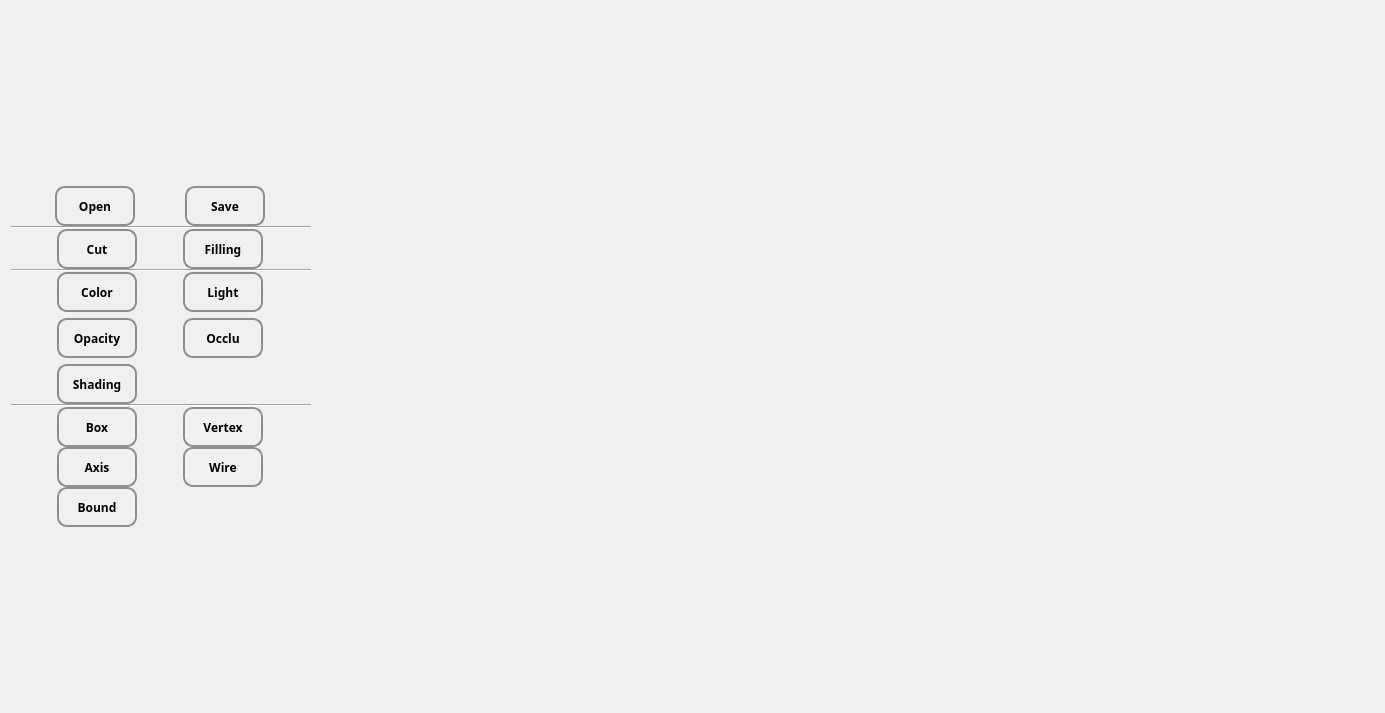
<?xml version="1.0" encoding="UTF-8"?>
<ui version="4.0">
 <class>STLViewer</class>
 <widget class="QWidget" name="STLViewer">
  <property name="geometry">
   <rect>
    <x>0</x>
    <y>0</y>
    <width>1385</width>
    <height>713</height>
   </rect>
  </property>
  <property name="windowTitle">
   <string>STLViewer</string>
  </property>
  <property name="styleSheet">
   <string notr="true">QWidget{

background-color: rgb(240, 240, 240);
}

QToolButton
{
   border: 2px solid #8f8f91;
    border-radius: 10px;
   
}
</string>
  </property>
  <layout class="QGridLayout" name="gridLayout">
   <item row="0" column="0">
    <layout class="QHBoxLayout" name="horizontalLayout">
     <property name="spacing">
      <number>0</number>
     </property>
     <item>
      <widget class="QWidget" name="widget" native="true">
       <property name="maximumSize">
        <size>
         <width>300</width>
         <height>16777215</height>
        </size>
       </property>
       <layout class="QVBoxLayout" name="verticalLayout_2">
        <property name="spacing">
         <number>0</number>
        </property>
        <property name="leftMargin">
         <number>0</number>
        </property>
        <property name="topMargin">
         <number>0</number>
        </property>
        <property name="rightMargin">
         <number>0</number>
        </property>
        <property name="bottomMargin">
         <number>0</number>
        </property>
        <item>
         <layout class="QVBoxLayout" name="verticalLayout">
          <item>
           <spacer name="verticalSpacer_7">
            <property name="orientation">
             <enum>Qt::Vertical</enum>
            </property>
            <property name="sizeHint" stdset="0">
             <size>
              <width>20</width>
              <height>40</height>
             </size>
            </property>
           </spacer>
          </item>
          <item>
           <layout class="QGridLayout" name="gridLayout_2">
            <property name="horizontalSpacing">
             <number>6</number>
            </property>
            <property name="verticalSpacing">
             <number>0</number>
            </property>
            <item row="0" column="0">
             <widget class="QToolButton" name="OpentoolButton">
              <property name="minimumSize">
               <size>
                <width>80</width>
                <height>40</height>
               </size>
              </property>
              <property name="font">
               <font>
                <family>Arial Black</family>
                <weight>75</weight>
                <bold>true</bold>
               </font>
              </property>
              <property name="styleSheet">
               <string notr="true">QToolButton:hover
{
	    color: rgb(12, 12, 255);
       	border-radius: 15px;
        outline: 0;
        background: 0 0;
        border: 2px solid #000;
        font-size: 16px;
        line-height: 1.5;
        padding: 1px 10px;
}</string>
              </property>
              <property name="text">
               <string>Open</string>
              </property>
              <property name="icon">
               <iconset resource="../rss/3DView.qrc">
                <normaloff>:/image/Open.png</normaloff>:/image/Open.png</iconset>
              </property>
              <property name="iconSize">
               <size>
                <width>30</width>
                <height>30</height>
               </size>
              </property>
              <property name="toolButtonStyle">
               <enum>Qt::ToolButtonTextUnderIcon</enum>
              </property>
             </widget>
            </item>
            <item row="0" column="1">
             <widget class="QToolButton" name="SavetoolButton">
              <property name="minimumSize">
               <size>
                <width>80</width>
                <height>40</height>
               </size>
              </property>
              <property name="font">
               <font>
                <family>Arial Black</family>
                <weight>75</weight>
                <bold>true</bold>
               </font>
              </property>
              <property name="styleSheet">
               <string notr="true">QToolButton:hover
{
	    color: rgb(12, 12, 255);
       	border-radius: 15px;
        outline: 0;
        background: 0 0;
        border: 2px solid #000;
        font-size: 16px;
        line-height: 1.5;
        padding: 1px 10px;
}</string>
              </property>
              <property name="text">
               <string>Save</string>
              </property>
              <property name="icon">
               <iconset resource="../rss/3DView.qrc">
                <normaloff>:/image/Save.png</normaloff>:/image/Save.png</iconset>
              </property>
              <property name="iconSize">
               <size>
                <width>30</width>
                <height>30</height>
               </size>
              </property>
              <property name="toolButtonStyle">
               <enum>Qt::ToolButtonTextUnderIcon</enum>
              </property>
             </widget>
            </item>
           </layout>
          </item>
          <item>
           <widget class="Line" name="line_5">
            <property name="orientation">
             <enum>Qt::Horizontal</enum>
            </property>
           </widget>
          </item>
          <item>
           <layout class="QGridLayout" name="gridLayout_3">
            <item row="0" column="0">
             <widget class="QToolButton" name="CuttoolButton">
              <property name="sizePolicy">
               <sizepolicy hsizetype="Fixed" vsizetype="Fixed">
                <horstretch>0</horstretch>
                <verstretch>0</verstretch>
               </sizepolicy>
              </property>
              <property name="minimumSize">
               <size>
                <width>80</width>
                <height>40</height>
               </size>
              </property>
              <property name="font">
               <font>
                <family>Arial Black</family>
                <weight>75</weight>
                <bold>true</bold>
               </font>
              </property>
              <property name="mouseTracking">
               <bool>true</bool>
              </property>
              <property name="styleSheet">
               <string notr="true">QToolButton:hover
{
	    color: rgb(12, 12, 255);
       	border-radius: 15px;
        outline: 0;
        background: 0 0;
        border: 2px solid #000;
        font-size: 16px;
        line-height: 1.5;
        padding: 1px 10px;
}</string>
              </property>
              <property name="text">
               <string>Cut</string>
              </property>
              <property name="icon">
               <iconset resource="../rss/3DView.qrc">
                <normaloff>:/image/cut.png</normaloff>:/image/cut.png</iconset>
              </property>
              <property name="iconSize">
               <size>
                <width>30</width>
                <height>30</height>
               </size>
              </property>
              <property name="checkable">
               <bool>false</bool>
              </property>
              <property name="toolButtonStyle">
               <enum>Qt::ToolButtonTextUnderIcon</enum>
              </property>
              <property name="arrowType">
               <enum>Qt::NoArrow</enum>
              </property>
             </widget>
            </item>
            <item row="0" column="1">
             <widget class="QToolButton" name="FillingtoolButton">
              <property name="minimumSize">
               <size>
                <width>80</width>
                <height>40</height>
               </size>
              </property>
              <property name="font">
               <font>
                <family>Arial Black</family>
                <weight>75</weight>
                <bold>true</bold>
               </font>
              </property>
              <property name="styleSheet">
               <string notr="true">QToolButton:hover
{
	    color: rgb(12, 12, 255);
       	border-radius: 15px;
        outline: 0;
        background: 0 0;
        border: 2px solid #000;
        font-size: 16px;
        line-height: 1.5;
        padding: 1px 10px;
}</string>
              </property>
              <property name="text">
               <string>Filling</string>
              </property>
              <property name="icon">
               <iconset resource="../rss/3DView.qrc">
                <normaloff>:/image/filling.png</normaloff>:/image/filling.png</iconset>
              </property>
              <property name="iconSize">
               <size>
                <width>30</width>
                <height>30</height>
               </size>
              </property>
              <property name="toolButtonStyle">
               <enum>Qt::ToolButtonTextUnderIcon</enum>
              </property>
             </widget>
            </item>
           </layout>
          </item>
          <item>
           <widget class="Line" name="line_6">
            <property name="orientation">
             <enum>Qt::Horizontal</enum>
            </property>
           </widget>
          </item>
          <item>
           <layout class="QGridLayout" name="gridLayout_4">
            <property name="horizontalSpacing">
             <number>0</number>
            </property>
            <property name="verticalSpacing">
             <number>6</number>
            </property>
            <item row="0" column="0">
             <widget class="QToolButton" name="ColortoolButton">
              <property name="minimumSize">
               <size>
                <width>80</width>
                <height>40</height>
               </size>
              </property>
              <property name="font">
               <font>
                <family>Arial Black</family>
                <weight>75</weight>
                <bold>true</bold>
               </font>
              </property>
              <property name="styleSheet">
               <string notr="true">QToolButton:hover
{
	    color: rgb(12, 12, 255);
       	border-radius: 15px;
        outline: 0;
        background: 0 0;
        border: 2px solid #000;
        font-size: 16px;
        line-height: 1.5;
        padding: 1px 10px;
}</string>
              </property>
              <property name="text">
               <string>Color</string>
              </property>
              <property name="icon">
               <iconset resource="../rss/3DView.qrc">
                <normaloff>:/image/Color.png</normaloff>:/image/Color.png</iconset>
              </property>
              <property name="iconSize">
               <size>
                <width>30</width>
                <height>30</height>
               </size>
              </property>
              <property name="toolButtonStyle">
               <enum>Qt::ToolButtonTextUnderIcon</enum>
              </property>
             </widget>
            </item>
            <item row="1" column="1">
             <widget class="QToolButton" name="OcclusiontoolButton">
              <property name="minimumSize">
               <size>
                <width>80</width>
                <height>40</height>
               </size>
              </property>
              <property name="font">
               <font>
                <family>Arial Black</family>
                <weight>75</weight>
                <bold>true</bold>
               </font>
              </property>
              <property name="styleSheet">
               <string notr="true">QToolButton:hover
{
	    color: rgb(12, 12, 255);
       	border-radius: 15px;
        outline: 0;
        background: 0 0;
        border: 2px solid #000;
        font-size: 16px;
        line-height: 1.5;
        padding: 1px 10px;
}</string>
              </property>
              <property name="text">
               <string>Occlu</string>
              </property>
              <property name="icon">
               <iconset resource="../rss/3DView.qrc">
                <normaloff>:/image/oc.png</normaloff>:/image/oc.png</iconset>
              </property>
              <property name="iconSize">
               <size>
                <width>30</width>
                <height>30</height>
               </size>
              </property>
              <property name="toolButtonStyle">
               <enum>Qt::ToolButtonTextUnderIcon</enum>
              </property>
             </widget>
            </item>
            <item row="0" column="1">
             <widget class="QToolButton" name="LighttoolButton">
              <property name="minimumSize">
               <size>
                <width>80</width>
                <height>40</height>
               </size>
              </property>
              <property name="font">
               <font>
                <family>Arial Black</family>
                <weight>75</weight>
                <bold>true</bold>
               </font>
              </property>
              <property name="styleSheet">
               <string notr="true">QToolButton:hover
{
	    color: rgb(12, 12, 255);
       	border-radius: 15px;
        outline: 0;
        background: 0 0;
        border: 2px solid #000;
        font-size: 16px;
        line-height: 1.5;
        padding: 1px 10px;
}</string>
              </property>
              <property name="text">
               <string>Light</string>
              </property>
              <property name="icon">
               <iconset resource="../rss/3DView.qrc">
                <normaloff>:/image/LightColor.png</normaloff>:/image/LightColor.png</iconset>
              </property>
              <property name="iconSize">
               <size>
                <width>30</width>
                <height>30</height>
               </size>
              </property>
              <property name="toolButtonStyle">
               <enum>Qt::ToolButtonTextUnderIcon</enum>
              </property>
             </widget>
            </item>
            <item row="1" column="0">
             <widget class="QToolButton" name="OpacitytoolButton">
              <property name="minimumSize">
               <size>
                <width>80</width>
                <height>40</height>
               </size>
              </property>
              <property name="font">
               <font>
                <family>Arial Black</family>
                <weight>75</weight>
                <bold>true</bold>
               </font>
              </property>
              <property name="styleSheet">
               <string notr="true">QToolButton:hover
{
	    color: rgb(12, 12, 255);
       	border-radius: 15px;
        outline: 0;
        background: 0 0;
        border: 2px solid #000;
        font-size: 14px;
        line-height: 1.5;
        padding: 1px 10px;
}</string>
              </property>
              <property name="text">
               <string>Opacity</string>
              </property>
              <property name="icon">
               <iconset resource="../rss/3DView.qrc">
                <normaloff>:/image/Opacity.png</normaloff>:/image/Opacity.png</iconset>
              </property>
              <property name="iconSize">
               <size>
                <width>30</width>
                <height>30</height>
               </size>
              </property>
              <property name="toolButtonStyle">
               <enum>Qt::ToolButtonTextUnderIcon</enum>
              </property>
             </widget>
            </item>
            <item row="2" column="0">
             <widget class="QToolButton" name="ShadingtoolButton">
              <property name="minimumSize">
               <size>
                <width>80</width>
                <height>40</height>
               </size>
              </property>
              <property name="font">
               <font>
                <family>Arial Black</family>
                <weight>75</weight>
                <bold>true</bold>
               </font>
              </property>
              <property name="styleSheet">
               <string notr="true">QToolButton:hover
{
	    color: rgb(12, 12, 255);
       	border-radius: 15px;
        outline: 0;
        background: 0 0;
        border: 2px solid #000;
        font-size: 14px;
        line-height: 1.5;
        padding: 1px 8px;
}</string>
              </property>
              <property name="text">
               <string>Shading</string>
              </property>
              <property name="icon">
               <iconset resource="../rss/3DView.qrc">
                <normaloff>:/image/Sha.png</normaloff>:/image/Sha.png</iconset>
              </property>
              <property name="iconSize">
               <size>
                <width>30</width>
                <height>30</height>
               </size>
              </property>
              <property name="toolButtonStyle">
               <enum>Qt::ToolButtonTextUnderIcon</enum>
              </property>
             </widget>
            </item>
           </layout>
          </item>
          <item>
           <widget class="Line" name="line_7">
            <property name="orientation">
             <enum>Qt::Horizontal</enum>
            </property>
           </widget>
          </item>
          <item>
           <layout class="QGridLayout" name="gridLayout_5">
            <item row="0" column="0">
             <widget class="QToolButton" name="BoxtoolButton">
              <property name="minimumSize">
               <size>
                <width>80</width>
                <height>40</height>
               </size>
              </property>
              <property name="font">
               <font>
                <family>Arial Black</family>
                <weight>75</weight>
                <bold>true</bold>
               </font>
              </property>
              <property name="styleSheet">
               <string notr="true">QToolButton:hover
{
	    color: rgb(12, 12, 255);
       	border-radius: 15px;
        outline: 0;
        background: 0 0;
        border: 2px solid #000;
        font-size: 16px;
        line-height: 1.5;
        padding: 1px 10px;
}</string>
              </property>
              <property name="text">
               <string>Box</string>
              </property>
              <property name="icon">
               <iconset resource="../rss/3DView.qrc">
                <normaloff>:/image/Box.png</normaloff>:/image/Box.png</iconset>
              </property>
              <property name="iconSize">
               <size>
                <width>30</width>
                <height>30</height>
               </size>
              </property>
              <property name="toolButtonStyle">
               <enum>Qt::ToolButtonTextUnderIcon</enum>
              </property>
             </widget>
            </item>
            <item row="0" column="1">
             <widget class="QToolButton" name="VertextoolButton">
              <property name="minimumSize">
               <size>
                <width>80</width>
                <height>40</height>
               </size>
              </property>
              <property name="font">
               <font>
                <family>Arial Black</family>
                <weight>75</weight>
                <bold>true</bold>
               </font>
              </property>
              <property name="styleSheet">
               <string notr="true">QToolButton:hover
{
	    color: rgb(12, 12, 255);
       	border-radius: 15px;
        outline: 0;
        background: 0 0;
        border: 2px solid #000;
        font-size: 14px;
        line-height: 1.5;
        padding: 1px 10px;
}</string>
              </property>
              <property name="text">
               <string>Vertex</string>
              </property>
              <property name="icon">
               <iconset resource="../rss/3DView.qrc">
                <normaloff>:/image/Vertex.png</normaloff>:/image/Vertex.png</iconset>
              </property>
              <property name="iconSize">
               <size>
                <width>30</width>
                <height>30</height>
               </size>
              </property>
              <property name="toolButtonStyle">
               <enum>Qt::ToolButtonTextUnderIcon</enum>
              </property>
             </widget>
            </item>
            <item row="1" column="1">
             <widget class="QToolButton" name="WiretoolButton">
              <property name="minimumSize">
               <size>
                <width>80</width>
                <height>40</height>
               </size>
              </property>
              <property name="font">
               <font>
                <family>Arial Black</family>
                <weight>75</weight>
                <bold>true</bold>
               </font>
              </property>
              <property name="styleSheet">
               <string notr="true">QToolButton:hover
{
	    color: rgb(12, 12, 255);
       	border-radius: 15px;
        outline: 0;
        background: 0 0;
        border: 2px solid #000;
        font-size: 16px;
        line-height: 1.5;
        padding: 1px 10px;
}</string>
              </property>
              <property name="text">
               <string>Wire</string>
              </property>
              <property name="icon">
               <iconset resource="../rss/3DView.qrc">
                <normaloff>:/image/LineView.png</normaloff>:/image/LineView.png</iconset>
              </property>
              <property name="iconSize">
               <size>
                <width>30</width>
                <height>30</height>
               </size>
              </property>
              <property name="toolButtonStyle">
               <enum>Qt::ToolButtonTextUnderIcon</enum>
              </property>
             </widget>
            </item>
            <item row="1" column="0">
             <widget class="QToolButton" name="AxistoolButton">
              <property name="minimumSize">
               <size>
                <width>80</width>
                <height>40</height>
               </size>
              </property>
              <property name="font">
               <font>
                <family>Arial Black</family>
                <weight>75</weight>
                <bold>true</bold>
               </font>
              </property>
              <property name="styleSheet">
               <string notr="true">QToolButton:hover
{
	    color: rgb(12, 12, 255);
       	border-radius: 15px;
        outline: 0;
        background: 0 0;
        border: 2px solid #000;
        font-size: 16px;
        line-height: 1.5;
        padding: 1px 10px;
}</string>
              </property>
              <property name="text">
               <string>Axis</string>
              </property>
              <property name="icon">
               <iconset resource="../rss/3DView.qrc">
                <normaloff>:/image/Axis.png</normaloff>:/image/Axis.png</iconset>
              </property>
              <property name="iconSize">
               <size>
                <width>30</width>
                <height>30</height>
               </size>
              </property>
              <property name="toolButtonStyle">
               <enum>Qt::ToolButtonTextUnderIcon</enum>
              </property>
             </widget>
            </item>
            <item row="2" column="0">
             <widget class="QToolButton" name="BoundarytoolButton">
              <property name="minimumSize">
               <size>
                <width>80</width>
                <height>40</height>
               </size>
              </property>
              <property name="font">
               <font>
                <family>Arial Black</family>
                <weight>75</weight>
                <bold>true</bold>
               </font>
              </property>
              <property name="styleSheet">
               <string notr="true">QToolButton:hover
{
	    color: rgb(12, 12, 255);
       	border-radius: 15px;
        outline: 0;
        background: 0 0;
        border: 2px solid #000;
        font-size: 16px;
        line-height: 1.5;
        padding: 1px 10px;
}</string>
              </property>
              <property name="text">
               <string>Bound</string>
              </property>
              <property name="icon">
               <iconset resource="../rss/3DView.qrc">
                <normaloff>:/image/frame.png</normaloff>:/image/frame.png</iconset>
              </property>
              <property name="iconSize">
               <size>
                <width>30</width>
                <height>30</height>
               </size>
              </property>
              <property name="toolButtonStyle">
               <enum>Qt::ToolButtonTextUnderIcon</enum>
              </property>
             </widget>
            </item>
           </layout>
          </item>
          <item>
           <spacer name="verticalSpacer_8">
            <property name="orientation">
             <enum>Qt::Vertical</enum>
            </property>
            <property name="sizeHint" stdset="0">
             <size>
              <width>20</width>
              <height>40</height>
             </size>
            </property>
           </spacer>
          </item>
         </layout>
        </item>
       </layout>
      </widget>
     </item>
     <item>
      <widget class="CustomVTKWidget" name="openGLWidget" native="true"/>
     </item>
    </layout>
   </item>
  </layout>
 </widget>
 <customwidgets>
  <customwidget>
   <class>CustomVTKWidget</class>
   <extends>QWidget</extends>
   <header>customvtkwidget.h</header>
  </customwidget>
 </customwidgets>
 <resources>
  <include location="../rss/3DView.qrc"/>
 </resources>
 <connections/>
</ui>
